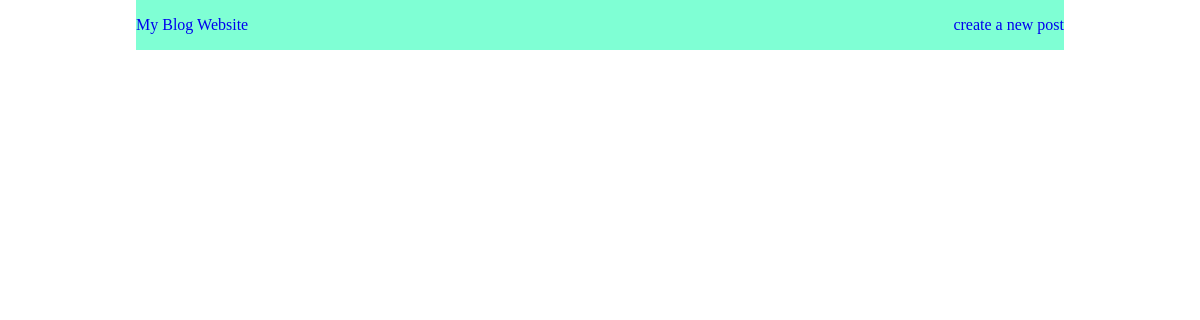
The app's page /post/hello, older data.
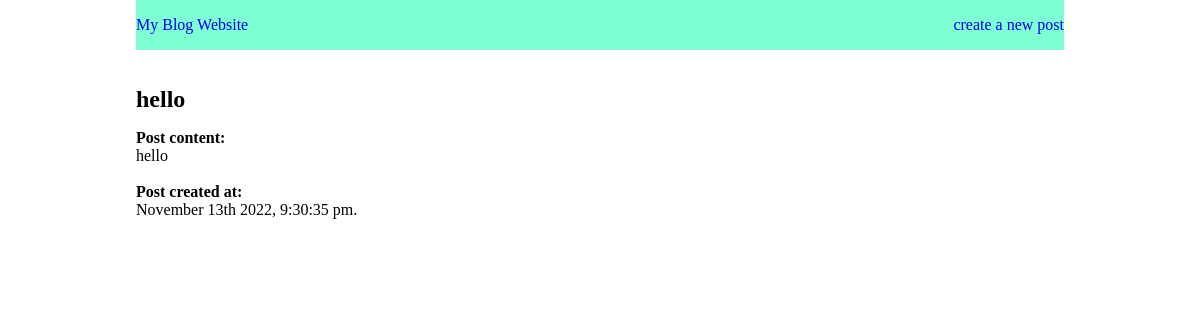
The same page, newer data.
### blog.py (models this page shows)
class Post(db.Model):
    id = db.Column(
        db.Integer, primary_key=True)  # id column in the table in the database
    title = db.Column(db.String, nullable=False)
    content = db.Column(db.String, nullable=False)
    date_posted = db.Column(
        db.DateTime, default=datetime.utcnow, nullable=False)
    user_id = db.Column(db.Integer, nullable=False)

### blog.py (the view)
@app.route('/post/<title>')
def get_post(title):
    post = Post.query.filter(Post.title.like(
        f'%{title}%')).order_by(Post.id.desc()).all()
    print(post)
    if post is None:  # if the post variable in line 242 is None, run the if block code
        status = f'Post not found'
        return render_template("post_status.html", user_status=status)
    return render_template('get_post.html', post_details=post)

### templates/get_post.html (shortened to what this page needs)
<!DOCTYPE html>
<html lang="en">
<head>
    <link rel= "stylesheet" type= "text/css" href= "{{ url_for('static',filename='style.css')}}">
</head>
<body>
    <div class="container">
        <nav>
            <a href="/homepage">My Blog Website</a>
            <a href="/create_post">create a new post </a>
        </nav>
        <main>
            <section>
                {% for post in post_details %}
                <article>
                <h2 id="post_title">{{post.title}}</h2>
                <p> <small>Post content:</small><br>{{post.content}}</p><br>
                <p> <small>Post created at:</small><br>{{ moment(post.date_posted).format('MMMM Do YYYY, h:mm:ss a') }}.</p>
                </article>
                {% endfor %}
            </section>
        </main>
    </div>
</body>
</html>

Row changes from the older to the newer data that the page shows:
added Post: title "hello", content "hello", date_posted "November 13th 2022, 9:30:35 pm"
